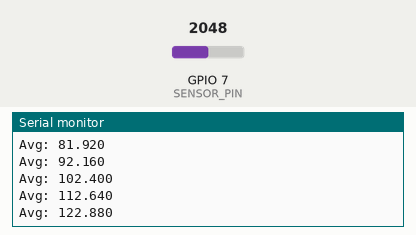
Simulated run of this sketch. Board: ESP32. On the bench: the last lines printed to the serial monitor. The inputs (shaded band) are chosen by the test bench; at power-on: GPIO 7 (SENSOR_PIN) = 2048 (analog values on the 0–4095 scale).

Above: at 1.2 s.
1.3 s: GPIO 7 (SENSOR_PIN) set to 2866
At 1.31 s:
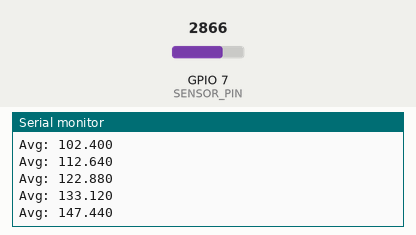
2.8 s: GPIO 7 (SENSOR_PIN) set to 3603
At 2.81 s:
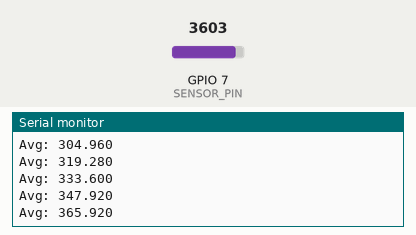
Timing chart, 0 to 5.8 s (numbered marks = the images above; inputs shaded):
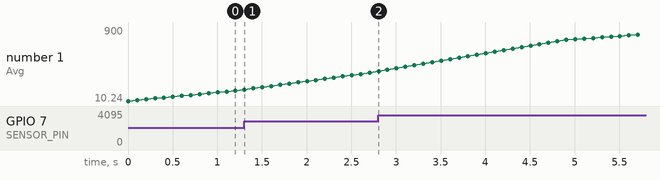

Measured:
- after the input at 1.3 s, the serial monitor: prints a new line at once (image 1)
- after the input at 2.8 s, the serial monitor: prints a new line at once (image 2)
- plotted number 1: 133.12 → 347.92 after the input at 1.3 s, 347.92 → 900 after the input at 2.8 s

The sketch:

main.ino
```cpp
#include <Arduino.h>
#include "freertos/FreeRTOS.h"
#include "freertos/task.h"
#include "freertos/queue.h"

#define SENSOR_PIN        7           // ADC pin
#define SAMPLE_INTERVAL   100         // Sampling every 100ms
#define WINDOW_SIZE       50          // 5s window (50 samples if 100ms per sample -> 50 * 100ms = 5s)

QueueHandle_t dataQueue;

// Data Collection Task
void DataCollectionTask(void *pvParameters)
{
    float sensorValue;
    while (1)
    {
        sensorValue = analogRead(SENSOR_PIN);
        xQueueSend(dataQueue, &sensorValue, portMAX_DELAY);   // Send data to queue
        vTaskDelay(pdMS_TO_TICKS(SAMPLE_INTERVAL));           // Wait 100ms
    }
}

// Average the data task
void ComputeAverageTask(void *pvParameters)
{
    float slidingWindow[WINDOW_SIZE] = {0};
    float currentValue = 0;
    float sum = 0;
    int index = 0;

    while (1)
    {
        // Wait for new data
        if (xQueueReceive(dataQueue, &currentValue, portMAX_DELAY) == pdPASS)
        {
            // Subtract the old value from sum
            sum -= slidingWindow[index];

            // Insert new value into sliding window
            slidingWindow[index] = currentValue;
            sum += currentValue;

            // Update the index (circular buffer)
            index = (index + 1) % WINDOW_SIZE;

            // Compute average
            float average = sum / WINDOW_SIZE;
            Serial.print("Avg: ");
            Serial.println(average, 3);

            // Once every 5 seconds, calculate and print the average -> useful for further requests like sending data not too often
            /*
            if (index == 0)
            {
                float average = sum / WINDOW_SIZE;
                Serial.print("Avg: ");
                Serial.println(average, 3);
            }
            */
        }
    }
}

void setup()
{
    Serial.begin(115200);
    analogReadResolution(10);
    analogSetAttenuation(ADC_11db);

    dataQueue = xQueueCreate(WINDOW_SIZE, sizeof(float));

    xTaskCreatePinnedToCore(DataCollectionTask, "DataCollectionTask", 2048, NULL, 1, NULL, 0);
    xTaskCreatePinnedToCore(ComputeAverageTask, "ComputeAverageTask", 2048, NULL, 2, NULL, 1);
}

void loop()
{
    vTaskDelay(portMAX_DELAY);
}
```
